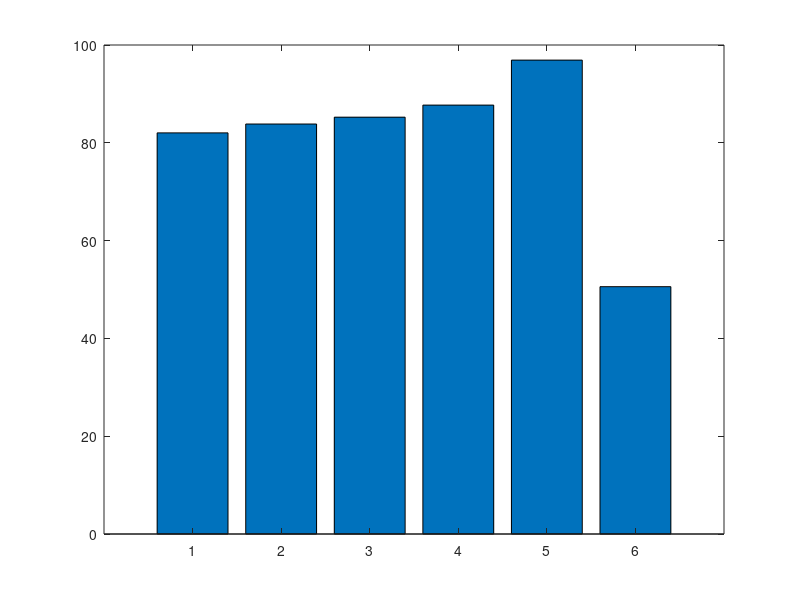

The MATLAB script that drew this image: (Note: this script raises an error after producing the figure.)
%
%   Generate Some Nice Plots for my transpalette
%
clear all
close all
clc

FontSize= 18;


%
% CSV formatted as follows:
%  
%         NCC,NSC2,NSC3,NSC5,NN,P-BP,P-MSE
% line1:  scores on original  data
% line2:  execution times on original data
% line3:  scores on pca data
% line4:  execution times on pca data
%
performance_MNIST = dlmread('scores_and_times_MNIST.csv', ',');
performance_ORL = dlmread('scores_and_times_ORL.csv', ',');
performance_MNIST = performance_MNIST(:,1:end-1);
performance_ORL = performance_ORL(:,1:end-1);

%
% CSV formatted as follows:
%  
% line1: Labels
% line2: Dimension 1
% line3: Dimension 2

%data_pca_MNIST = dlmread('/path/to/pca_data_MNIST',',');
%data_pca_ORL = dlmread('/path/to/pca_data_ORL',',');




%% Performance Bar Plots
% Original Data
fig_MNIST = figure('units','normalized','outerposition',[0 0 1 1]);
c = {'NC','NSC2','NSC3','NSC5','NN','P-BP','P-MSE'};
bar(performance_MNIST(1,:))
barvalues;
ylim([0 120]);
set(gca,'xticklabel',c)
set(gca,'FontSize',FontSize);
ylabel('Success Rate [%]','FontSize',FontSize)
grid on


fig_ORL = figure('units','normalized','outerposition',[0 0 1 1]);
c = {'NC','NSC2','NSC3','NSC5','NN','P-BP','P-MSE'};
bar(performance_ORL(1,:))
barvalues;
ylim([0 120]);
set(gca,'xticklabel',c)
set(gca,'FontSize',FontSize);
ylabel('Success Rate [%]','FontSize',FontSize)
grid on

%% Performance  Plots
fig_performance = figure('units','normalized','outerposition',[0 0 1 1]);

h=semilogy(performance_MNIST(1,:),performance_MNIST(2,:),'x',...
         performance_ORL(1,:),performance_ORL(2,:),'o');
lgd = legend('MNIST','ORL','Location','NW');
lgd.FontSize = FontSize;
l = {'NC','NSC2','NSC3','NSC5','NN','P-BP','P-MSE'};
labelpoints(performance_MNIST(1,:),performance_MNIST(2,:),l,'N','FontSize',FontSize);
labelpoints(performance_ORL(1,:),performance_ORL(2,:),l,'N','FontSize',FontSize);
set(h(1),'MarkerSize',12,'Linewidth',3);
set(h(2),'MarkerSize',12,'Linewidth',3);
set(gca,'FontSize',FontSize);
ylabel('Execution Time [ms]','FontSize',FontSize)
xlabel('Success Rate [%]','Fontsize',FontSize)
grid on

fig_performance_pca = figure('units','normalized','outerposition',[0 0 1 1]);

h=semilogy(performance_MNIST(3,:),performance_MNIST(4,:),'x',...
         performance_ORL(3,:),performance_ORL(4,:),'o');
lgd = legend('MNIST','ORL','Location','NW');
lgd.FontSize = FontSize;
l = {'NC','NSC2','NSC3','NSC5','NN','P-BP','P-MSE'};
labelpoints(performance_MNIST(3,:),performance_MNIST(4,:),l,'N','FontSize',FontSize);
labelpoints(performance_ORL(3,:),performance_ORL(4,:),l,'N','FontSize',FontSize);
set(h(1),'MarkerSize',12,'Linewidth',3);
set(h(2),'MarkerSize',12,'Linewidth',3);
set(gca,'FontSize',FontSize);
ylabel('Execution Time [ms]','FontSize',FontSize)
xlabel('Success Rate [%]','Fontsize',FontSize)
grid on

%% PCA Data Plots

% MNIST
for i =1:10
    % Split data into classes
    idx = find(data_pca_MNIST(1,:) == i-1);
    s{i} = data_pca_MNIST(2:3,idx);
end
fig_mnist_pca = figure('units','normalized','outerposition',[0 0 1 1]);
plot(s{1}(1,:),s{1}(2,:),'+',...
    s{2}(1,:),s{2}(2,:),'o',...
    s{3}(1,:),s{3}(2,:),'*',...
    s{4}(1,:),s{4}(2,:),'.',...
    s{5}(1,:),s{5}(2,:),'x',...
    s{6}(1,:),s{6}(2,:),'s',...
    s{7}(1,:),s{7}(2,:),'d',...
    s{8}(1,:),s{8}(2,:),'^',...
    s{9}(1,:),s{9}(2,:),'v',...
    s{10}(1,:),s{10}(2,:),'>');
grid on

% ORL
for i =1:40
    idx = find(data_pca_ORL(1,:) == i);
    s{i} = data_pca_ORL(2:3,idx);
end
fig_orl_pca = figure('units','normalized','outerposition',[0 0 1 1]);

plot(s{1}(1,:),s{1}(2,:),'+',...
    s{2}(1,:),s{2}(2,:),'o',...
    s{3}(1,:),s{3}(2,:),'*',...
    s{4}(1,:),s{4}(2,:),'.',...
    s{5}(1,:),s{5}(2,:),'x',...
    s{6}(1,:),s{6}(2,:),'s',...
    s{7}(1,:),s{7}(2,:),'d',...
    s{8}(1,:),s{8}(2,:),'^',...
    s{9}(1,:),s{9}(2,:),'v',...
    s{10}(1,:),s{10}(2,:),'<',...
    s{11}(1,:),s{11}(2,:),'>',...
    s{12}(1,:),s{12}(2,:),'p',...
    s{13}(1,:),s{13}(2,:),'h',...
    s{14}(1,:),s{14}(2,:),'+',...
    s{15}(1,:),s{15}(2,:),'o',...
    s{16}(1,:),s{16}(2,:),'*',...
    s{17}(1,:),s{17}(2,:),'.',...
    s{18}(1,:),s{18}(2,:),'x',...
    s{19}(1,:),s{19}(2,:),'s',...
    s{20}(1,:),s{20}(2,:),'d',...
    s{21}(1,:),s{21}(2,:),'^',...
    s{22}(1,:),s{22}(2,:),'v',...
    s{23}(1,:),s{23}(2,:),'>',...
    s{24}(1,:),s{24}(2,:),'<',...
    s{25}(1,:),s{25}(2,:),'p',...
    s{26}(1,:),s{26}(2,:),'h',...
    s{27}(1,:),s{27}(2,:),'+',...
    s{28}(1,:),s{28}(2,:),'o',...
    s{29}(1,:),s{29}(2,:),'*',...
    s{30}(1,:),s{30}(2,:),'.',...
    s{31}(1,:),s{31}(2,:),'x',...
    s{32}(1,:),s{32}(2,:),'s',...
    s{33}(1,:),s{33}(2,:),'d',...
    s{34}(1,:),s{34}(2,:),'^',...
    s{35}(1,:),s{35}(2,:),'v',...
    s{36}(1,:),s{36}(2,:),'>',...
    s{37}(1,:),s{37}(2,:),'<',...
    s{38}(1,:),s{38}(2,:),'p',...
    s{39}(1,:),s{39}(2,:),'h',...
    s{40}(1,:),s{40}(2,:),'+');
grid on


%% Save
mkdir('plots')
% Print to .eps file for nice latex integration
print(fig_performance, 'plots/comparison_performance','-depsc');
print(fig_performance_pca, 'plots/comparison_performance_pca','-depsc');
print(fig_mnist_pca, 'plots/mnist_pca_plot','-depsc');
print(fig_orl_pca, 'plots/orl_pca_plot','-depsc');
